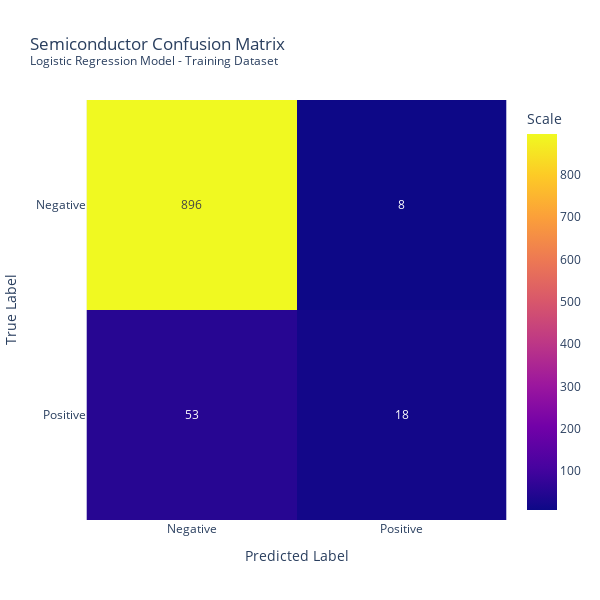

Notebook cell for this chart:
### Code cell
# Create confusion matrix - Training dataset
cm_train = confusion_matrix(y_train, predictions)

# Plots the confusion matrix

## MATPLOTLIB
# plt.clf()
# plt.imshow(cm_train, interpolation='nearest', cmap=plt.cm.viridis)
# classNames = ['Negative','Positive']
# plt.title('Semiconductor Confusion Matrix')
# plt.ylabel('True label')
# plt.xlabel('Predicted label')
# tick_marks = np.arange(len(classNames))
# plt.xticks(tick_marks, classNames, rotation=45)
# plt.yticks(tick_marks, classNames)
# s = [['TN','FP'], ['FN', 'TP']]
# for i in range(2):
#     for j in range(2):
#         plt.text(j,i, str(s[i][j])+" = "+str(cm_train[i][j]))
# plt.show()


## PLOTLY
fig = px.imshow(cm_train, 
          title="Semiconductor Confusion Matrix <br><sup>Logistic Regression Model - Training Dataset</sup>", 
          text_auto=True, 
          labels=dict(x="Predicted Label", y="True Label", color="Scale"),
          x=['Negative', 'Positive'],
          y=['Negative', 'Positive'])
fig.update_layout(
    autosize=False,
    width=600,
    height=600
)
fig.show()

### Figure 1 — Plotly figure (JSON) as saved in the notebook; plotly's stock layout.template omitted (floating-point values rounded to 4 significant figures)
{"data": [{"coloraxis": "coloraxis", "hovertemplate": "Predicted Label: %{x}<br>True Label: %{y}<br>Scale: %{z}<extra></extra>", "name": "0", "texttemplate": "%{z}", "type": "heatmap", "x": ["Negative", "Positive"], "xaxis": "x", "y": ["Negative", "Positive"], "yaxis": "y", "z": [[896, 8], [53, 18]]}], "layout": {"autosize": false, "coloraxis": {"colorbar": {"title": {"text": "Scale"}}, "colorscale": [[0, "#0d0887"], [0.1111, "#46039f"], [0.2222, "#7201a8"], [0.3333, "#9c179e"], [0.4444, "#bd3786"], [0.5556, "#d8576b"], [0.6667, "#ed7953"], [0.7778, "#fb9f3a"], [0.8889, "#fdca26"], [1, "#f0f921"]]}, "height": 600, "title": {"text": "Semiconductor Confusion Matrix <br><sup>Logistic Regression Model - Training Dataset</sup>"}, "width": 600, "xaxis": {"anchor": "y", "constrain": "domain", "domain": [0, 1], "scaleanchor": "y", "title": {"text": "Predicted Label"}}, "yaxis": {"anchor": "x", "autorange": "reversed", "constrain": "domain", "domain": [0, 1], "title": {"text": "True Label"}}}}
